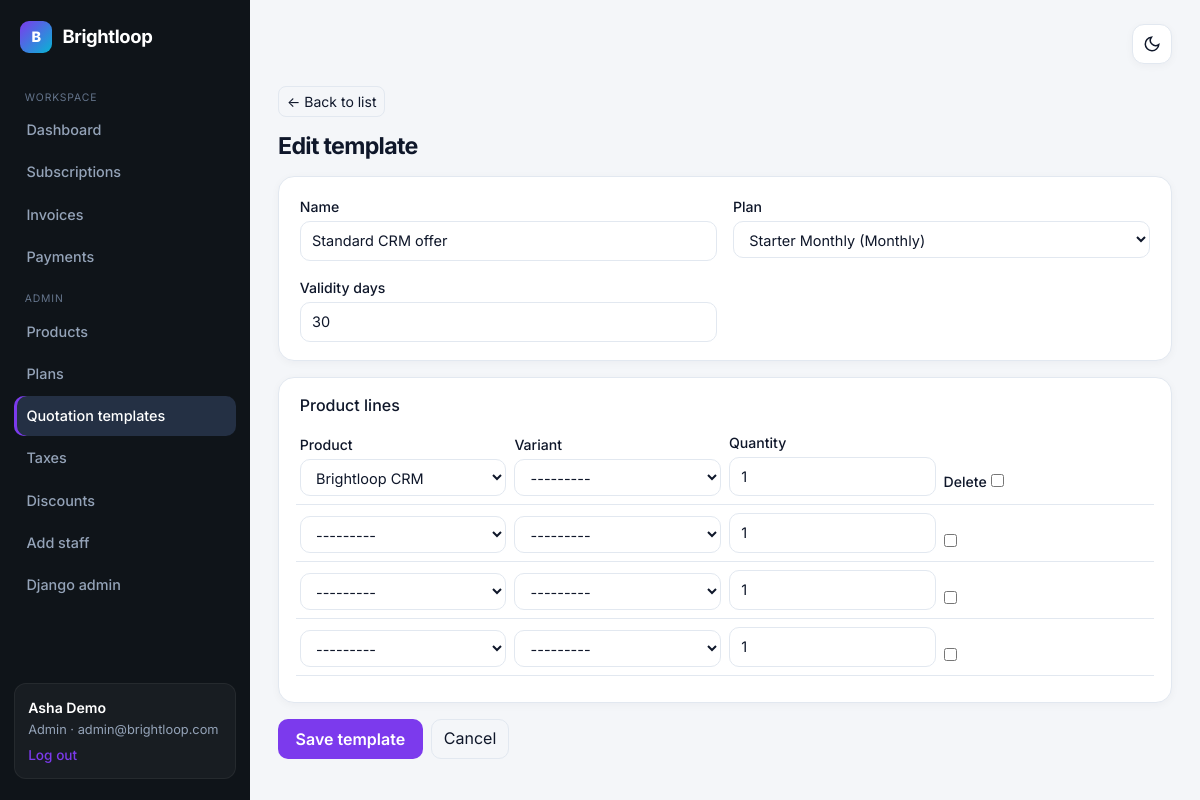
Screenshot of /manage/templates/1/ (signed in) with the database file from the repository.
### core/models.py (models this page shows, shortened)
class User(AbstractUser):
    ROLES = [('admin', 'Admin'), ('staff', 'Internal staff'), ('customer', 'Customer')]
    email = models.EmailField(unique=True)
    role = models.CharField(max_length=10, choices=ROLES, default='customer')
    @property
    def is_admin_role(self):
        return self.role == 'admin'
    @property
    def is_team(self):
        return self.role in ('admin', 'staff')

class QuotationTemplate(models.Model):
    name = models.CharField(max_length=120)
    plan = models.ForeignKey(Plan, on_delete=models.PROTECT)
    validity_days = models.PositiveIntegerField(default=30)

### core/views.py (the view)
# urls.py: path('manage/templates/<int:pk>/', v.catalog_template_edit, name='catalog_template_edit'),
@admin_only
def catalog_template_edit(request, pk=None):
    obj = get_object_or_404(QuotationTemplate, pk=pk) if pk else None
    form = QuotationTemplateForm(request.POST or None, instance=obj)
    if request.method == 'POST' and form.is_valid():
        template = form.save()
        formset = TemplateLineFormSet(request.POST, instance=template)
        if formset.is_valid():
            formset.save()
            messages.success(request, f'Template “{template.name}” saved.')
            return redirect('catalog_templates')
        messages.error(request, 'Please fix the product lines.')
    else:
        formset = TemplateLineFormSet(instance=obj or QuotationTemplate())
        if request.method == 'POST':
            formset = TemplateLineFormSet(request.POST, instance=obj or QuotationTemplate())
    return render(request, 'core/catalog_form.html', {
        'title': 'Edit template' if obj else 'New quotation template',
        'form': form,
        'formset': formset,
        'formset_title': 'Product lines',
        'button': 'Save template',
        'back_url': '/manage/templates/',
    })

### core/forms.py
class QuotationTemplateForm(forms.ModelForm):
    class Meta:
        model = QuotationTemplate
        fields = ['name', 'plan', 'validity_days']

### core/models.py (called while the page is built)
    def __str__(self):
        return self.name

    def __str__(self):
        return f'{self.product.name} - {self.attribute}: {self.value} (+{self.extra_price})'

    def __str__(self):
        return f'{self.name} ({self.get_billing_period_display()})'

### core/views.py (called while the page is built)
def role_required(*roles):
    def deco(view):
        @wraps(view)
        @login_required
        def inner(request, *a, **kw):
            if request.user.role not in roles:
                return render(request, 'core/forbidden.html', status=403)
            return view(request, *a, **kw)
        return inner
    return deco

### core/templates/core/catalog_form.html (shortened to what this page needs)
{% extends 'core/base.html' %}
{% block content %}
<a href="{{ back_url }}" class="btn btn-outline-secondary btn-sm noprint mb-3" style="text-decoration:none">← Back to list</a>
<h1 class="mb-3">{{ title }}</h1>
<form method="post" class="std">
  <div class="panel mb-3">
    <div class="row g-3">
      {% for f in form %}
      <div class="col-md-{% if f.field.widget.input_type == 'checkbox' %}12{% else %}6{% endif %}">
        {% if f.field.widget.input_type == 'checkbox' %}
          <div class="form-check mt-2">
            {{ f }} <label class="form-check-label" for="{{ f.id_for_label }}">{{ f.label }}</label>
          </div>
        {% else %}
          <label for="{{ f.id_for_label }}">{{ f.label }}</label>
          {{ f }}
        {% endif %}
      </div>
      {% endfor %}
    </div>
  </div>
  {% if formset %}
  <div class="panel mb-3">
    <h6 class="mb-3">{{ formset_title|default:"Lines" }}</h6>
    {% for f in formset %}
    <div class="row g-2 align-items-end mb-2 pb-2" style="border-bottom:1px solid var(--border)">
      {% for field in f.visible_fields %}
      <div class="col-md-3">
        {% if forloop.parentloop.first %}<label>{{ field.label }}</label>{% endif %}
        {{ field }}
      </div>
      {% endfor %}
    </div>
    {% endfor %}
  </div>
  {% endif %}
  <div class="d-flex gap-2">
    <button type="submit" class="btn btn-brand" style="color:#fff">{{ button|default:"Save" }}</button>
    <a href="{{ back_url }}" class="btn btn-outline-secondary">Cancel</a>
  </div>
</form>
{% endblock %}

### core/templates/core/base.html (shortened to what this page needs)
{% load static %}<!doctype html>
<html lang="en" data-theme="light">
<head>
<link href="https://cdn.jsdelivr.net/npm/bootstrap@5.3.3/dist/css/bootstrap.min.css" rel="stylesheet">
</head>
<body>
<div class="d-flex layout app">
{% if user.is_authenticated %}
<nav class="side">
  <a class="brand" href="/"><span class="brand-mark">B</span> Brightloop</a>
  {% if user.is_team %}
    <div class="nav-section">Workspace</div>
    <a class="nav-l {% if request.path == '/' %}on{% endif %}" href="{% url 'home' %}">Dashboard</a>
    <a class="nav-l {% if '/subscriptions' in request.path %}on{% endif %}" href="{% url 'subscription_list' %}">Subscriptions</a>
    <a class="nav-l {% if '/invoices' in request.path %}on{% endif %}" href="{% url 'invoice_list' %}">Invoices</a>
    <a class="nav-l {% if '/payments' in request.path %}on{% endif %}" href="{% url 'payment_list' %}">Payments</a>
  {% else %}
    <a class="nav-l on" href="{% url 'portal' %}">My account</a>
  {% endif %}
  {% if user.is_admin_role %}
    <div class="nav-section">Admin</div>
    <a class="nav-l {% if '/manage/products' in request.path %}on{% endif %}" href="{% url 'catalog_products' %}">Products</a>
    <a class="nav-l {% if '/manage/plans' in request.path %}on{% endif %}" href="{% url 'catalog_plans' %}">Plans</a>
    <a class="nav-l {% if '/manage/templates' in request.path %}on{% endif %}" href="{% url 'catalog_templates' %}">Quotation templates</a>
    <a class="nav-l {% if '/manage/taxes' in request.path %}on{% endif %}" href="{% url 'catalog_taxes' %}">Taxes</a>
    <a class="nav-l {% if '/manage/discounts' in request.path %}on{% endif %}" href="{% url 'catalog_discounts' %}">Discounts</a>
    <a class="nav-l {% if '/staff/new' in request.path %}on{% endif %}" href="{% url 'add_staff' %}">Add staff</a>
    <a class="nav-l" href="/admin/">Django admin</a>
  {% endif %}
  <div class="who">
    <div class="name-line">{{ user.get_full_name|default:user.email }}</div>
    {{ user.get_role_display }} · {{ user.email }}
    <form method="post" action="{% url 'logout' %}">{% csrf_token %}<button type="submit">Log out</button></form>
  </div>
</nav>
{% endif %}
<main>
  <div class="topbar noprint">
    <button type="button" class="theme-icon-btn" onclick="toggleTheme()" title="Toggle light / dark" aria-label="Toggle theme">
      <svg class="icon-moon" width="18" height="18" fill="none" stroke="currentColor" stroke-width="2" viewBox="0 0 24 24"><path d="M21 12.79A9 9 0 1111.21 3 7 7 0 0021 12.79z"/></svg>
    </button>
  </div>
  {% block content %}{% endblock %}
</main>
</div>
</body></html>

### rows the page displays
User: get_full_name "Asha Demo", role "Admin", email "admin@brightloop.com"
QuotationTemplate: form "Standard CRM offer" "Starter Monthly (Monthly)" "30"

### other values shown
{{ title }} "Edit template"
{{ f.label }} "Name" "Plan" "Validity days"
{{ field.label }} "Product" "Variant" "Quantity" "Delete"
{{ button|default:"Save" }} "Save template"
